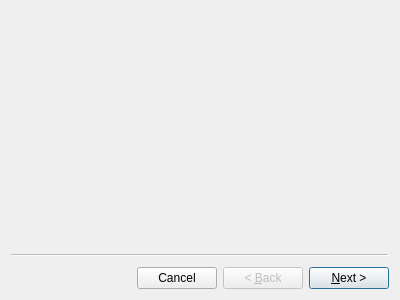
<?xml version="1.0" encoding="UTF-8"?>
<ui version="4.0">
 <class>WizardNewOffer</class>
 <widget class="QWizard" name="WizardNewOffer">
  <property name="geometry">
   <rect>
    <x>0</x>
    <y>0</y>
    <width>400</width>
    <height>300</height>
   </rect>
  </property>
  <property name="windowTitle">
   <string>Wizard</string>
  </property>
  <property name="options">
   <set>QWizard::CancelButtonOnLeft|QWizard::NoDefaultButton</set>
  </property>
  <widget class="PageOffer_BidAsk" name="page_BidAsk"/>
  <widget class="PageOffer_Assets" name="page_Assets"/>
  <widget class="PageOffer_Accounts" name="page_Accounts"/>
  <widget class="PageOffer_Amounts" name="page_Amounts"/>
  <widget class="PageOffer_Summary" name="page_Summary"/>
 </widget>
 <customwidgets>
  <customwidget>
   <class>PageOffer_BidAsk</class>
   <extends>QWizardPage</extends>
   <header>gui/widgets/pageoffer_bidask.hpp</header>
   <container>1</container>
  </customwidget>
  <customwidget>
   <class>PageOffer_Accounts</class>
   <extends>QWizardPage</extends>
   <header>gui/widgets/pageoffer_amounts.hpp</header>
   <container>1</container>
  </customwidget>
  <customwidget>
   <class>PageOffer_Amounts</class>
   <extends>QWizardPage</extends>
   <header>gui/widgets/pageoffer_amounts.hpp</header>
   <container>1</container>
  </customwidget>
  <customwidget>
   <class>PageOffer_Summary</class>
   <extends>QWizardPage</extends>
   <header>gui/widgets/pageoffer_summary.hpp</header>
   <container>1</container>
  </customwidget>
  <customwidget>
   <class>PageOffer_Assets</class>
   <extends>QWizardPage</extends>
   <header>gui/widgets/pageoffer_assets.hpp</header>
   <container>1</container>
  </customwidget>
 </customwidgets>
 <resources/>
 <connections/>
</ui>
